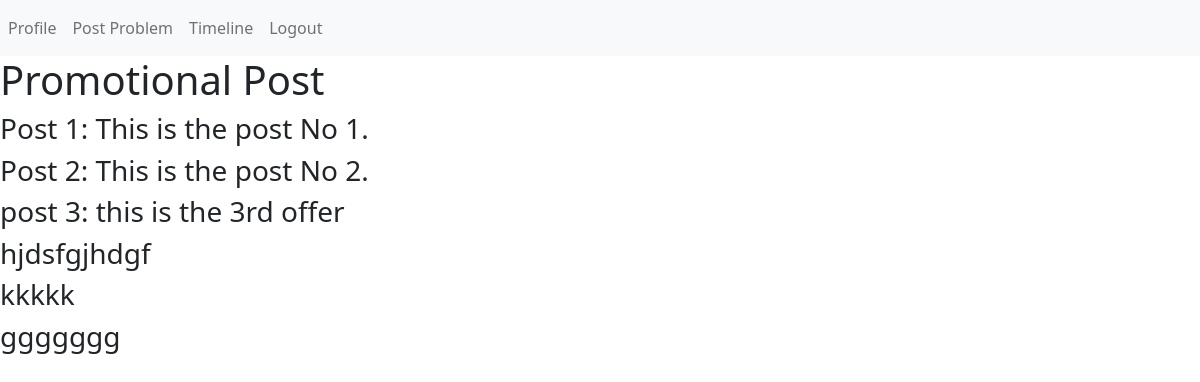
The app's page /timeline.php with its own data.
### tables this page shows
CREATE TABLE `promotional_post` (
  `post` varchar(255) NOT NULL
);

### timeline.php (the view, shortened to what this page needs)
<!DOCTYPE html>
<html lang="en">
<head>
    <link href="https://cdn.jsdelivr.net/npm/bootstrap@5.0.0-beta1/dist/css/bootstrap.min.css" rel="stylesheet">
</head>
<body>
			<nav class="navbar navbar-expand-lg navbar-light bg-light">
  <div class="collapse navbar-collapse" id="navbarSupportedContent">
    <ul class="navbar-nav mr-auto">
      <li class="nav-item active">
        <a class="nav-link" href="welcome.php">Profile </a>
      </li>
      <li class="nav-item">
        <a class="nav-link" href="problem_submit.php">Post Problem</a>
      </li>
      <li class="nav-item">
        <a class="nav-link" href="timeline.php">Timeline</a>
      </li>
      <li class="nav-item">
        <a class="nav-link" href="logout.php">Logout</a></a>
      </li>
    </ul>
  </div>
</nav>
<?php
include 'config.php';
$sql = "SELECT * FROM promotional_post";
$result = mysqli_query($conn, $sql);
echo "<H1>Promotional Post</H1>";
if (mysqli_num_rows($result) > 0) {
    while($row = mysqli_fetch_assoc($result)) {
			echo "<h3>" . $row['post'] . "</h3>";
    }
} else {
    echo "0 results";
}
?>
</body>
</html>

### records on screen
promotional_post: post "Post 1: This is the post No 1."
promotional_post: post "Post 2: This is the post No 2."
promotional_post: post "post 3: this is the 3rd offer"
promotional_post: post "hjdsfgjhdgf"
promotional_post: post "kkkkk"
promotional_post: post "ggggggg"
